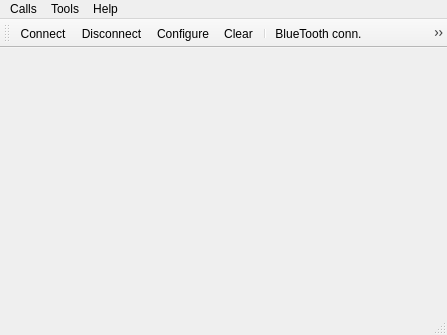
<?xml version="1.0" encoding="UTF-8"?>
<ui version="4.0">
 <class>MainWindow</class>
 <widget class="QMainWindow" name="MainWindow">
  <property name="geometry">
   <rect>
    <x>0</x>
    <y>0</y>
    <width>447</width>
    <height>335</height>
   </rect>
  </property>
  <property name="windowTitle">
   <string>Serial &amp; Bluetooth Terminal</string>
  </property>
  <widget class="QWidget" name="centralWidget">
   <layout class="QVBoxLayout" name="verticalLayout"/>
  </widget>
  <widget class="QMenuBar" name="menuBar">
   <property name="geometry">
    <rect>
     <x>0</x>
     <y>0</y>
     <width>447</width>
     <height>25</height>
    </rect>
   </property>
   <widget class="QMenu" name="menuCalls">
    <property name="title">
     <string>Calls</string>
    </property>
    <addaction name="actionConnect"/>
    <addaction name="actionDisconnect"/>
    <addaction name="separator"/>
    <addaction name="action_BlueTooth_conn"/>
    <addaction name="actionDisconnect_blue_tooth"/>
    <addaction name="separator"/>
    <addaction name="actionQuit"/>
   </widget>
   <widget class="QMenu" name="menuTools">
    <property name="title">
     <string>Tools</string>
    </property>
    <addaction name="actionConfigure"/>
    <addaction name="actionClear"/>
    <addaction name="separator"/>
    <addaction name="actionBluetooth_settings"/>
   </widget>
   <widget class="QMenu" name="menuHelp">
    <property name="title">
     <string>Help</string>
    </property>
    <addaction name="actionAbout"/>
    <addaction name="actionAboutQt"/>
   </widget>
   <addaction name="menuCalls"/>
   <addaction name="menuTools"/>
   <addaction name="menuHelp"/>
  </widget>
  <widget class="QToolBar" name="mainToolBar">
   <attribute name="toolBarArea">
    <enum>TopToolBarArea</enum>
   </attribute>
   <attribute name="toolBarBreak">
    <bool>false</bool>
   </attribute>
   <addaction name="actionConnect"/>
   <addaction name="actionDisconnect"/>
   <addaction name="actionConfigure"/>
   <addaction name="actionClear"/>
   <addaction name="separator"/>
   <addaction name="action_BlueTooth_conn"/>
   <addaction name="actionDisconnect_blue_tooth"/>
   <addaction name="actionBluetooth_settings"/>
  </widget>
  <widget class="QStatusBar" name="statusBar"/>
  <action name="actionAbout">
   <property name="text">
    <string>&amp;About</string>
   </property>
   <property name="toolTip">
    <string>About program</string>
   </property>
   <property name="shortcut">
    <string>Alt+A</string>
   </property>
  </action>
  <action name="actionAboutQt">
   <property name="text">
    <string>About Qt</string>
   </property>
  </action>
  <action name="actionConnect">
   <property name="icon">
    <iconset resource="OBD-terminal.qrc">
     <normaloff>:/images/connect.png</normaloff>:/images/connect.png</iconset>
   </property>
   <property name="text">
    <string>C&amp;onnect</string>
   </property>
   <property name="toolTip">
    <string>Connect to serial port</string>
   </property>
   <property name="shortcut">
    <string>Ctrl+O</string>
   </property>
  </action>
  <action name="actionDisconnect">
   <property name="icon">
    <iconset resource="OBD-terminal.qrc">
     <normaloff>:/images/disconnect.png</normaloff>:/images/disconnect.png</iconset>
   </property>
   <property name="text">
    <string>&amp;Disconnect</string>
   </property>
   <property name="toolTip">
    <string>Disconnect from serial port</string>
   </property>
   <property name="shortcut">
    <string>Ctrl+D</string>
   </property>
  </action>
  <action name="actionConfigure">
   <property name="icon">
    <iconset resource="OBD-terminal.qrc">
     <normaloff>:/images/settings.png</normaloff>:/images/settings.png</iconset>
   </property>
   <property name="text">
    <string>&amp;Configure</string>
   </property>
   <property name="toolTip">
    <string>Configure serial port or bluetooth</string>
   </property>
   <property name="shortcut">
    <string>Alt+C</string>
   </property>
  </action>
  <action name="actionClear">
   <property name="icon">
    <iconset resource="OBD-terminal.qrc">
     <normaloff>:/images/clear.png</normaloff>:/images/clear.png</iconset>
   </property>
   <property name="text">
    <string>C&amp;lear</string>
   </property>
   <property name="toolTip">
    <string>Clear data</string>
   </property>
   <property name="shortcut">
    <string>Alt+L</string>
   </property>
  </action>
  <action name="actionQuit">
   <property name="icon">
    <iconset resource="OBD-terminal.qrc">
     <normaloff>:/images/application-exit.png</normaloff>:/images/application-exit.png</iconset>
   </property>
   <property name="text">
    <string>&amp;Quit</string>
   </property>
   <property name="shortcut">
    <string>Ctrl+Q</string>
   </property>
  </action>
  <action name="action_BlueTooth_conn">
   <property name="icon">
    <iconset resource="OBD-terminal.qrc">
     <normaloff>:/images/bt-connect.png</normaloff>
     <normalon>images/bt-connect.png</normalon>:/images/bt-connect.png</iconset>
   </property>
   <property name="text">
    <string>&amp;BlueTooth conn.</string>
   </property>
   <property name="toolTip">
    <string>Connect to bluetooth device</string>
   </property>
   <property name="shortcut">
    <string>Ctrl+B</string>
   </property>
  </action>
  <action name="actionDisconnect_blue_tooth">
   <property name="icon">
    <iconset resource="OBD-terminal.qrc">
     <normaloff>:/images/bt-close.png</normaloff>
     <normalon>images/bt-close.png</normalon>:/images/bt-close.png</iconset>
   </property>
   <property name="text">
    <string>Disconnect blue&amp;tooth</string>
   </property>
   <property name="toolTip">
    <string>Disconnect bluetooth device</string>
   </property>
   <property name="shortcut">
    <string>Ctrl+T</string>
   </property>
  </action>
  <action name="actionBluetooth_settings">
   <property name="icon">
    <iconset resource="OBD-terminal.qrc">
     <normaloff>:/images/bt-settings.png</normaloff>:/images/bt-settings.png</iconset>
   </property>
   <property name="text">
    <string>Bluetooth settin&amp;gs</string>
   </property>
   <property name="toolTip">
    <string>Set up bluetooth connection</string>
   </property>
  </action>
 </widget>
 <layoutdefault spacing="6" margin="11"/>
 <resources>
  <include location="OBD-terminal.qrc"/>
 </resources>
 <connections/>
</ui>
